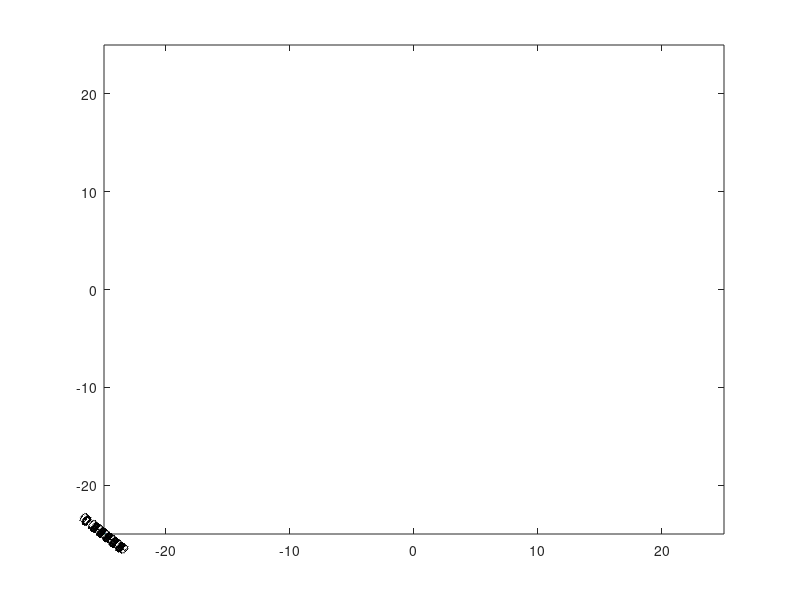

Here is the MATLAB script that generated this plot: (Note: this script raises an error after producing the figure.)
clc
clear
close all
jj=0;
F = figure;
[X,Y] = meshgrid(-25:.2:25 , -25:.2:25 );
Z = zeros(length(X(:,1)),length(X(1,:)));
Z(1,1) =1;
[~,c] = contour(X,Y,Z, 'ShowText', 'on');%-1:.5:1
global COUNTOUR_IN
COUNTOUR_IN = [0,0,0];

global CURRENT_KEY_PRESSED 
CURRENT_KEY_PRESSED = '';
H = figure;
set(H,'KeyPressFcn',@buttonPress);

%   World Building
numberOfAgents = 10;
agentRadius = .1;
timeStep = .05;
mapSize = 10;
shape = circle (.2);
%  *[-2,-1;-2,1;2,1;2,-1];


% f(1)={@testControllerEnemySinkSource};
% f(1)={@testControllerEnemySinkSource2};
f(1)={@rosControllerEnemy};
for i =2:numberOfAgents
   f(i) = {@testController5}; 
end    
ENV = agentEnv(numberOfAgents,f,mapSize,timeStep); 



%Updating agent properties
for i = 1:numberOfAgents
    ENV.agents(i).setShape(shape);
    ENV.setAgentColor(i,[0 1 0]);
    ENV.agents(i).createProperty('isEnemy',false)
end
    ENV.agents(1).setProperty('isEnemy', true);
    
%Setting Initial Positions
initPositions = zeros(numberOfAgents, 2);
goalLocations = zeros(numberOfAgents, 2);
initPositions(1,:) = [-4,-4];
for i = 2:numberOfAgents
    theta = 2*pi/numberOfAgents * (i-1);
    initPositions(i,:) = [cos(theta),sin(theta)]*mapSize*(.5);
end
ENV.setAgentPositions(initPositions);
ENV.setGoalPositions(goalLocations);

%Creating Static Obstacles
w=1;
l=2*mapSize;
rectangle = [-(l/2+w),0;l/2+w,0;l/2+w,-w;-(l/2+w),-w];
ENV.createStaticObstacle(rectangle,[0,-l/2],0,1);
ENV.createStaticObstacle(rectangle,[l/2,0],-pi/2,2);
ENV.createStaticObstacle(rectangle,[0,l/2],-pi,3);
ENV.createStaticObstacle(rectangle,[-l/2,0],pi/2,4);


%Optional Features
ENV.collisionsOn(true);
ENV.pathVisibility(false);
ENV.realTime = false;
ENV.agentIdVisibility(false);
counter = 0;
while(true)
    ENV.tick;
    set(c,"ZData", COUNTOUR_IN);
    
    counter = counter + timeStep;
    fprintf("Time: %.3f \n",counter)
    if counter > 10
        break
    end
%     run('evolvingvariables.m');
    %change goal locations
%     for i = 1:numberOfAgents
%         theta = 2*pi/numberOfAgents * (i-1) + (pi/8)*counter;
%         goalLocations(i,:) = [cos(theta+3.9*pi/4),sin(theta+3.9*pi/4)]*mapSize*(1);
%     end
%     ENV.setGoalPositions(goalLocations);
end

function buttonPress(src,event)
  global CURRENT_KEY_PRESSED
  CURRENT_KEY_PRESSED = event.Key;
end



